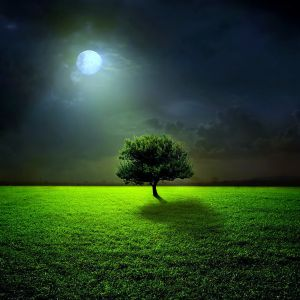
#> input picture images/test1.jpg, 300 x 300 px
$ python main.py
#> lines starting #> are read from the running program, lines starting #| are printed output that depends on the picture
#> in main, image is the input picture: shape (300, 300, 3); mean B, G, R 40.5, 66, 41
import cv2
import math
import numpy as np


def Conv2D(img, kernel):
    cvt_img = img
    #padding
    kernel_h, kernel_w = kernel.shape
    top    = math.ceil((kernel_h - 1) / 2)
    bottom = math.floor((kernel_h - 1) / 2)
    left   = math.ceil((kernel_w - 1) / 2)
    right  = math.floor((kernel_w - 1) / 2)

    padded_img = cv2.copyMakeBorder(cvt_img, top, bottom, left, right, cv2.BORDER_CONSTANT, value=0)
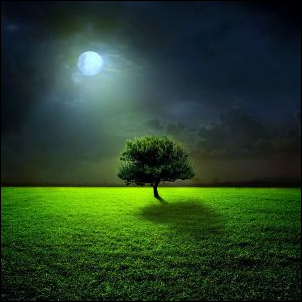
#> padded_img: shape (302, 302, 3); mean B, G, R 40, 65.1, 40.5
    output_img = np.zeros_like(cvt_img)
    kernel = np.flipud(np.fliplr(kernel))

    #convolution
    for i in range(cvt_img.shape[0]):
        for j in range(cvt_img.shape[1]):
            for k in range(cvt_img.shape[2]):
                output_img[i, j, k] = np.sum(padded_img[i:i + kernel_h, j:j + kernel_w, k] * kernel)
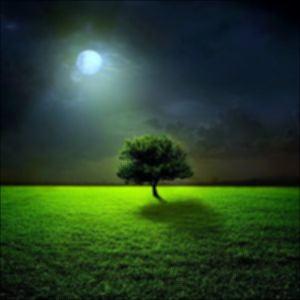
#> output_img: shape (300, 300, 3); mean B, G, R 39.9, 65.4, 40.5

    return output_img


def main():
    path = "../images/test1.jpg"
    image = cv2.imread(path)

    kernel = np.array([
        [1/9, 1/9, 1/9],
        [1/9, 1/9, 1/9],
        [1/9, 1/9, 1/9]
    ])

    conv_img = Conv2D(image, kernel)
    cv2.imshow("frame", conv_img)
    cv2.waitKey(-1)
    cv2.destroyAllWindows()

if __name__ == "__main__":
    main()
